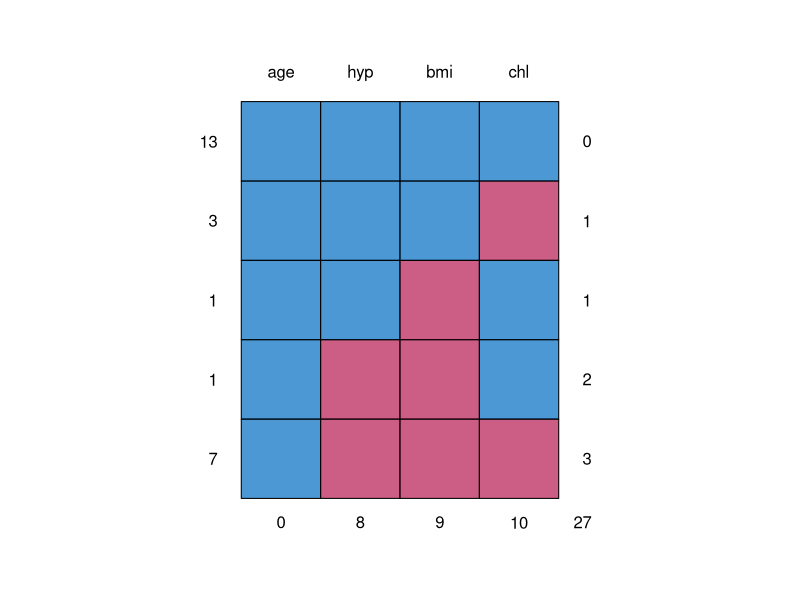
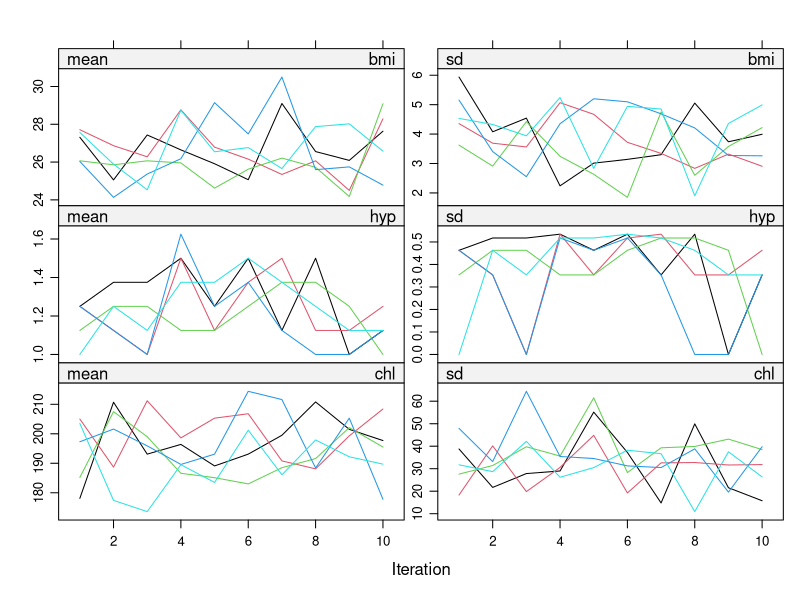

Source code (R) for these figures, in order:
## ---- chunk 1
library(mice)
## ---- chunk 2
nhanes
## ---- chunk 3
model <- lm(chl ~ bmi + age, data = nhanes)
summary(model)
## ---- chunk 4
md.pattern(nhanes)
## ---- chunk 5
imp <- mice(nhanes, print = FALSE)
imp$predictorMatrix
## ---- chunk 6
imp <- mice(nhanes, print = FALSE, maxit = 10, seed = 24415) #10 iterations
plot(imp) #inspect the trace lines for convergence
## ---- chunk 7
fit <- with(imp, lm(chl ~ bmi + age))
coef(fit$analyses[[1]])
coef(fit$analyses[[2]])
## ---- chunk 8
est <- pool(fit)
summary(est)
## ---- chunk 9
summary(model)
